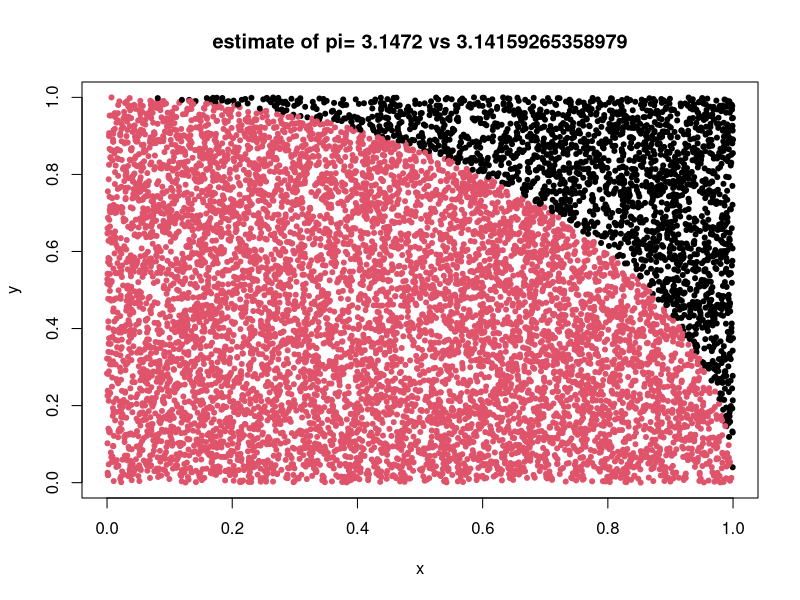
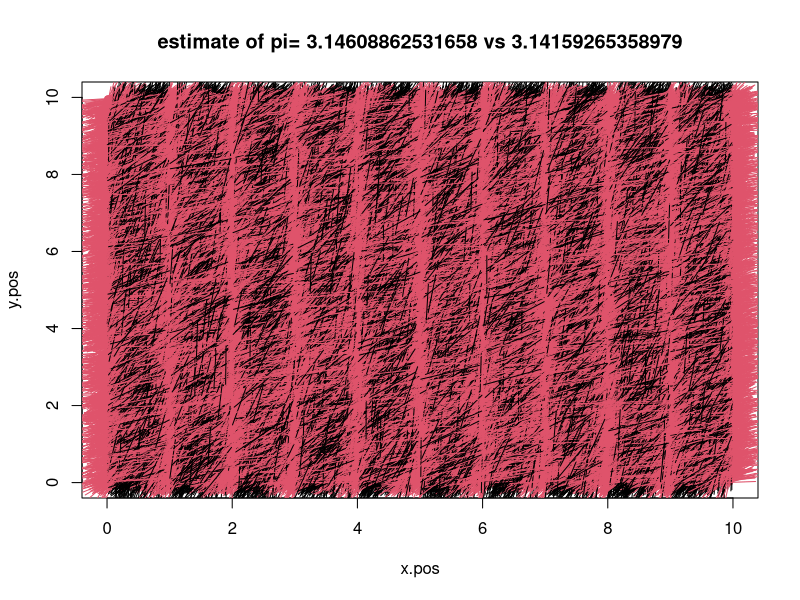
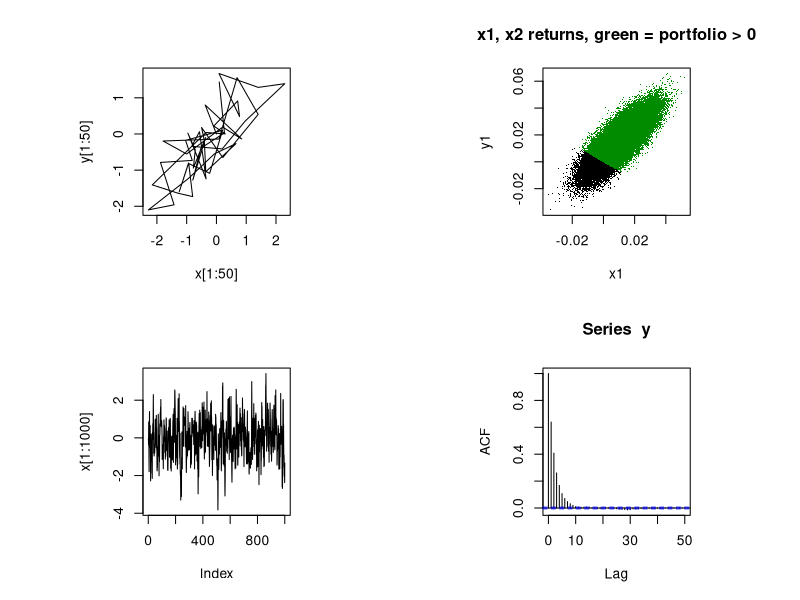

Generate these figures, in order, with R:
## ---- chunk 1
options(digits=15)
#cat("pi=",pi,"\n",sep="")
set.seed(123456)
samples <- 10000
point_container <- matrix(0,nrow=samples, ncol=3)
i <- 0
while(i<samples){
  i <- i+1
  current_point <- runif(n=2,min=0,max=1) #staying in first quad
  dist_from_origin <- sqrt(sum(current_point^2))
  point_container[i,] <- c(current_point,ifelse(dist_from_origin>1,0,1))
}
our_pi <- 4*sum(point_container[,3])/samples
plot(point_container[,1],point_container[,2],
     col=point_container[,3]+1,pch=20,
     main=paste("estimate of pi=",our_pi, "vs",pi),
     xlab="x",ylab="y")
## ---- chunk 2

n <- 100000  ## ok, no comments, but my wife likes IPAs ...
# choose positions of center of needle . Note the " board " is 10X10 , vertical lines x. pos <- runif (n ,0 ,10)
x.pos <- runif(n,0,10)
y.pos <- runif(n,0,10)
rotation <- runif(n,0,pi/2)
# figure out the x,y coords of the match endpoints
x.max <- x.pos + 0.5* cos(rotation)
x.min <- x.pos - 0.5* cos(rotation)
y.max <- y.pos + 0.5* sin(rotation)
y.min <- y.pos - 0.5* sin(rotation)
crosses <- ifelse(ceiling(x.min)==floor(x.max),1,0)
# draw the board

pi_est <- 2*n/sum(crosses)
plot(x=x.pos,y=y.pos,xlim=c(0,10),ylim=c(0,10),
     main=paste("estimate of pi=",pi_est, "vs",pi),pch=20,col=crosses+1)
# draw the lines
abline(v=seq(1,9,1))
# draw the empties
segments(x.min,y.min,x.max,y.max,col = crosses+1)

## ---- chunk 3
set.seed(1212)
m = 100000; x = y = numeric(m); x[1] = y[1] = 0  # initial conditions
rho = 0.8; sgm = sqrt(1 - rho^2)                 # correlation and standard deviation

for (i in 2:m) {                                 # Gibbs Sampler Loop
  x[i] = rnorm(1, rho*y[i-1], sgm)
  y[i] = rnorm(1, rho*x[i], sgm)
}

alpha.1 = beta.1 = .01
alpha.2 = .015; beta.2 = .012
x1 = alpha.1 +beta.1*x          # x1 ~ N(alpha.1, beta.1)
y1 = alpha.2 +beta.2*y          # x2 ~ N(alpha.2, beta.2)

a= .4; b= .6                    # Portfolio weights
w = a*x1 + b*y1

par(mfrow=c(2,2), pty="s") # 2 x 2 array of square plots
plot(x[1:50], y[1:50], type="l")
plot(x1, y1, pch=".", main = "x1, x2 returns, green = portfolio > 0");points(x1[w>0], y1[w>0], pch=".", col="green4")
plot(x[1:1000], type="l"); acf(y)
